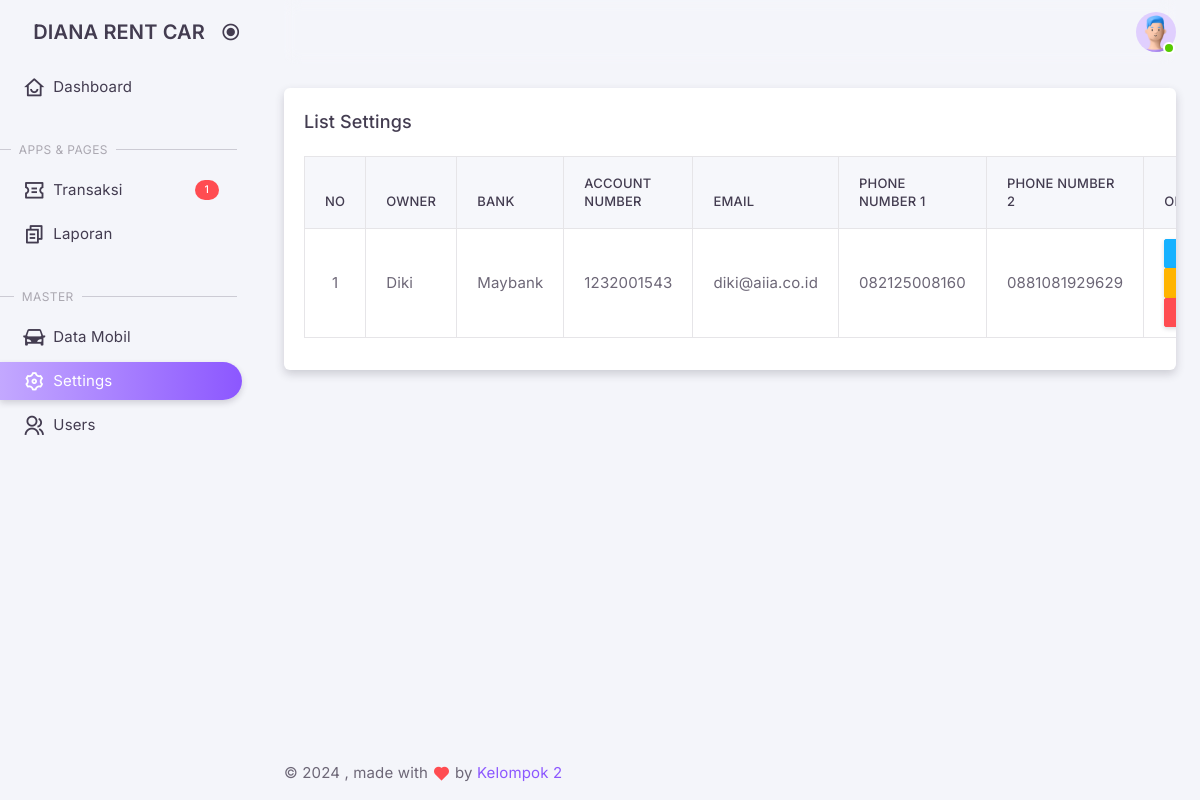
Screenshot of /admin/index.php?views=setting_list (signed in) with the database file from the repository.
### tables this page shows
CREATE TABLE IF NOT EXISTS `tm_settings` (
  `id` int NOT NULL AUTO_INCREMENT,
  `uuid` varchar(40) NOT NULL,
  `owner` varchar(50) NOT NULL,
  `photo` varchar(255) NOT NULL,
  `bank` varchar(50) NOT NULL,
  `account_number` varchar(50) NOT NULL,
  `account_name` varchar(50) NOT NULL,
  `address` text NOT NULL,
  `email` varchar(50) NOT NULL,
  `phone_number_1` varchar(14) NOT NULL,
  `phone_number_2` varchar(14) DEFAULT NULL,
  `agreement_1` text NOT NULL,
  `agreement_2` text NOT NULL,
  `visi` text NOT NULL,
  `misi` text NOT NULL,
  `about_company` text NOT NULL,
  `history_company` text NOT NULL,
  `about_footer` text NOT NULL,
  `facebook` varchar(255) DEFAULT NULL,
  `instagram` varchar(255) DEFAULT NULL,
  `twitter` varchar(255) DEFAULT NULL,
  `tiktok` varchar(255) DEFAULT NULL,
  `created_at` timestamp NULL DEFAULT CURRENT_TIMESTAMP,
  `updated_at` timestamp NULL DEFAULT CURRENT_TIMESTAMP ON UPDATE CURRENT_TIMESTAMP,
  PRIMARY KEY (`id`),
  UNIQUE KEY `id` (`id`)
);

### classes/Setting.php (called while the page is built, shortened)
<?php
class Setting
{
    private $conn;
    private $table = 'tm_settings';
    public function __construct()
    {
        $db = new Database();
        $this->conn = $db->connect();
    }
    public function list()
    {
        $query = "SELECT * FROM " . $this->table;
        $stmt = $this->conn->query($query);
        return $stmt->fetchAll(PDO::FETCH_ASSOC);
    }
}

### classes/DatabaseExample.php (called while the page is built, shortened)
<?php
class Database
{
    private $host = 'localhost';
    private $db_name = 'dianarentcar';
    private $username = 'root';
    private $password = '';
    public function connect()
    {
        $this->conn = null;
        try {
            $this->conn = new PDO("mysql:host=" . $this->host . ";dbname=" . $this->db_name, $this->username, $this->password);
            $this->conn->setAttribute(PDO::ATTR_ERRMODE, PDO::ERRMODE_EXCEPTION);
        } catch (PDOException $e) {
            echo "Connection Error: " . $e->getMessage();
        }
        return $this->conn;
    }
}

### admin/pages/setting/list.php (the view, shortened to what this page needs)
<?php
require_once '../classes/Setting.php';
$getSetting = new Setting();
$settings = $getSetting->list();
$no = 1;
?>
<div class="container-xxl flex-grow-1 container-p-y">
    <div class="row gy-6">
        <div class="col-12">
            <div class="card overflow-hidden">
                <div class="card-header d-flex justify-content-between align-items-center">
                    <h5 class="mb-0">List Settings</h5>
                </div>
                <div class="table-responsive" style="padding: 0 1.25rem 2rem 1.25rem;">
                    <table id="settingsTable" class="table table-bordered table-striped table-sm" width="100%">
                        <thead>
                            <tr>
                                <th>No</th>
                                <th>Owner</th>
                                <th>Bank</th>
                                <th>Account Number</th>
                                <th>Email</th>
                                <th>Phone Number 1</th>
                                <th>Phone Number 2</th>
                                <th>Option</th>
                            </tr>
                        </thead>
                        <tbody>
                            <?php foreach ($settings as $setting): ?>
                                <tr>
                                    <td class="text-center"><?php echo $no++; ?></td>
                                    <td><?php echo htmlspecialchars($setting['owner']); ?></td>
                                    <td><?php echo htmlspecialchars($setting['bank']); ?></td>
                                    <td><?php echo htmlspecialchars($setting['account_number']); ?></td>
                                    <td><?php echo htmlspecialchars($setting['email']); ?></td>
                                    <td><?php echo htmlspecialchars($setting['phone_number_1']); ?></td>
                                    <td><?php echo htmlspecialchars($setting['phone_number_2']); ?></td>
                                    <td>
                                        <a href="?views=setting_detail&uuid=<?php echo urlencode($setting['uuid']); ?>" class="btn btn-info btn-xs" data-toggle="tooltip"
                                            title="Detail">
                                        </a>
                                        <a href="?views=setting_edit&uuid=<?php echo urlencode($setting['uuid']); ?>" class="btn btn-warning btn-xs" data-toggle="tooltip"
                                            title="Edit">
                                        </a>
                                        <button type="button" class="btn btn-danger btn-xs" data-bs-toggle="modal" data-bs-target="#deleteModal"
                                            data-delete-url="../backend/setting/delete.php?uuid=<?php echo urlencode($setting['uuid']); ?>" data-toggle="tooltip"
                                            title="Delete">
                                        </button>
                                    </td>
                                </tr>
                            <?php endforeach; ?>
                        </tbody>
                    </table>
                </div>
            </div>
        </div>
    </div>
</div>

### rows the page displays
tm_settings: owner "Diki", bank "Maybank", account_number "1232001543", email "diki@aiia.co.id", phone_number_1 "082125008160", phone_number_2 "0881081929629"

### other values shown
$totalBookings "1"
